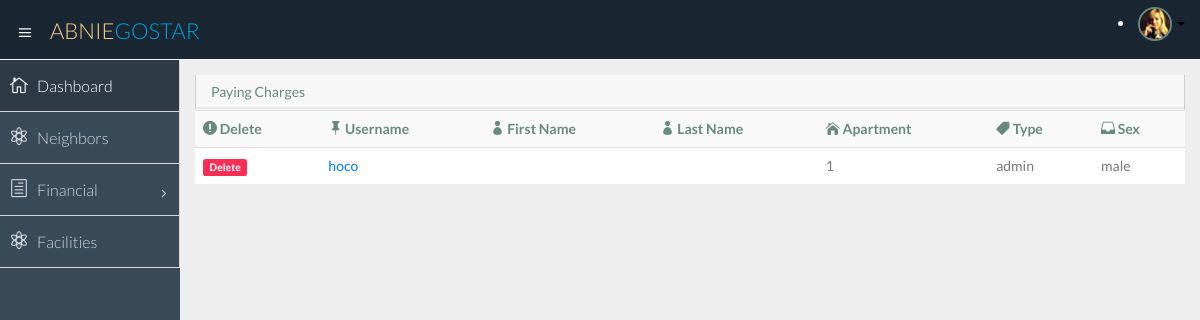
Before: /home/neighbors/ (signed in) with the older database file.
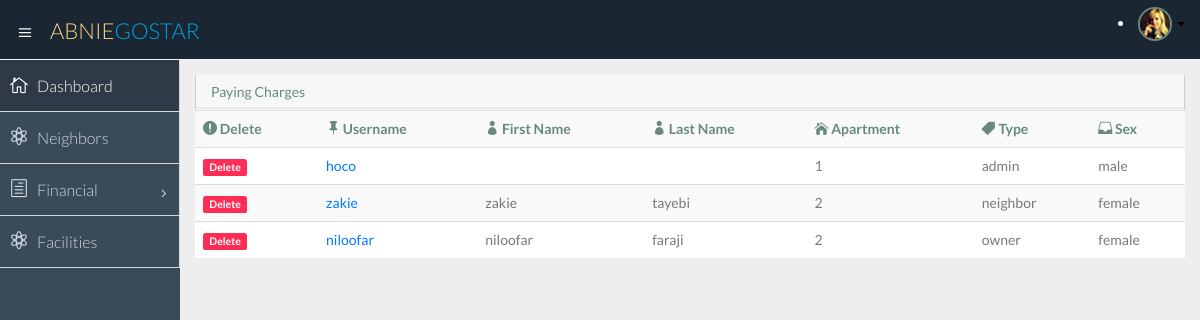
After: the same page with the newer database file.
### polls/models.py (models this page shows)
class Neighbor(models.Model):
    user = models.ForeignKey(User, unique=True)
    national_id = models.CharField(max_length=10, primary_key=True, null=False, default='1111')
    apartment = models.ForeignKey('Apartment', on_delete=models.CASCADE, default=0, null=True)
    sex = models.CharField(max_length=5, null=True)
    type = models.CharField(max_length=30, null=True)
    bank_account = models.CharField(max_length=30, null=True)
    _bank = models.ForeignKey('Bank', on_delete=models.CASCADE, null=True)

### polls/views.py (the view)
# urls.py: url(r'^neighbors/remove/([a-z]+)$', views.removeNeighbor, name = 'removeNeighbor'),
def neighbors(request):
    if not request.user.is_authenticated():
        return HttpResponseRedirect('/login/')
    if request.user.is_authenticated():
        user = Neighbor.objects.get(     user = User.objects.get(      username=request.user.get_username())    )
        context = {}
        context['user'] = user
        p = Neighbor.objects.all().order_by('-user__last_login')
        context['neighbors'] = p #todo
        return render(request, 'polls/neighbors.html', context)
    return render(request, 'polls/facility.html', {})  # todo

### polls/templates/polls/neighbors.html
{% extends 'polls/temp1.html' %}
{% block content %}
<div class="row">
                  <div class="col-lg-12">
                      <section class="panel">
                          <header class="panel-heading">
                              Paying Charges
                          </header>
                          <table class="table table-striped table-advance table-hover">
                           <tbody>
                              <tr>
                                  {% if user.type == 'admin' %}
                                  <th><i class="icon_error-circle"></i> Delete</th>
                                  {% endif %}
                                  <th><i class="icon_pushpin"></i> Username </th>
                                 <th><i class="icon_profile"></i> First Name</th>
                                 <th><i class="icon_profile"></i> Last Name</th>
                                 <th><i class="icon_house"></i> Apartment</th>
                                <th><i class="icon_tag"></i> Type</th>
                                 <th><i class="icon_drawer"></i> Sex</th>
                              </tr>
                {% for neighbor in neighbors%}
                              <tr>
                              {% if user.type == 'admin' %}
                                  <td> <a class="label label-danger" href="{% url 'removeNeighbor' neighbor.user.username %}"> Delete </a> </td>
                                  {% endif %}
                              <td> <a href="{% url 'detailsNeighbor' neighbor.user.username %}">{{ neighbor.user.username }}</a> </td>
                              <td> {{ neighbor.user.first_name }}</td>
                              <td> {{ neighbor.user.last_name}}</td>
                              <td> {{ neighbor.apartment_id}}</td>
                              <td> {{ neighbor.type}}</td>
                              <td> {{ neighbor.sex}}</td>
                              </tr>
                {% endfor %}
                           </tbody>
                        </table>
                      </section>
                  </div>
              </div>
{% endblock %}

Changed rows visible on the page:
added Neighbor: user.username "zakie", user.first_name "zakie", user.last_name "tayebi", apartment_id "2", type "neighbor", sex "female"
added Neighbor: user.username "niloofar", user.first_name "niloofar", user.last_name "faraji", apartment_id "2", type "owner", sex "female"
